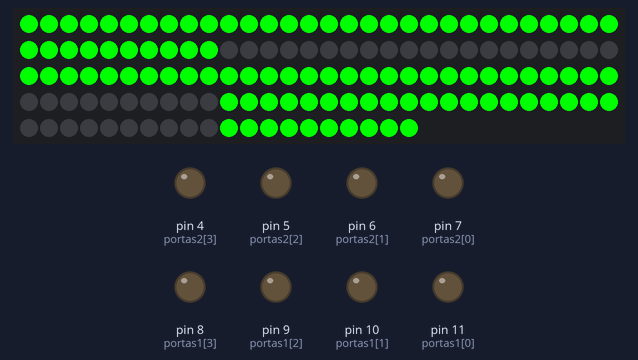
The sketch below on a simulated Arduino Uno, built with avr-gcc and run on an emulated ATmega328P. Parts: 140 RGB LEDs in strip order, left to right, continuing on the next row, output pins drawn as LEDs (lit = HIGH).

Above: at 0.9 s.
Timing chart, 0 to 2.4 s (numbered marks = the images above):
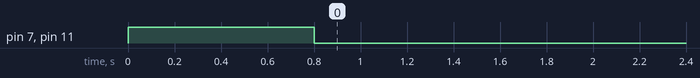

The sketch:

display_com_fita_2.ino
```cpp
#include <Adafruit_NeoPixel.h>
#include <SoftwareSerial.h>
#define PIN 13          // On Trinket or Gemma, suggest changing this to 1
#define NUMPIXELS 140  // Popular NeoPixel ring size
#define DELAYVAL 1     // Time (in milliseconds) to pause between pixels

#define um 3
#define alerta 2
//////////////////////////////////////////////////////////////////////////////////////////////////////////////
// variáveis
int vermelho = 0;
int verde = 255;
int azul = 0;
int velocidade = 0;
unsigned char a;
unsigned char b[13];
int dado;
int comtador;
int temp = 0;
char seguimento;

Adafruit_NeoPixel pixels(NUMPIXELS, PIN, NEO_GRB + NEO_KHZ800);

//////////////////////////////////////////////////////////////////////////////////////////////////////////////
// prototipo Funções

void Unidade(int nun);
void Decodifica(int numero);
void Seguimento(bool multiplo, char s);
SoftwareSerial mySerial(13, 12);
void contaTempo(void);
void Numero(int);
void Radar(void);
bool Manual(void);
void printVoltage(void);

byte portas1[] = { 11, 10, 9, 8 };
byte portas2[] = { 7, 6, 5, 4 };
byte num[10][4] = {
  { 0, 0, 0, 0 },
  { 0, 0, 0, 1 },
  { 0, 0, 1, 0 },
  { 0, 0, 1, 1 },
  { 0, 1, 0, 0 },
  { 0, 1, 0, 1 },
  { 0, 1, 1, 0 },
  { 0, 1, 1, 1 },
  { 1, 0, 0, 0 },
  { 1, 0, 0, 1 }
};
//////////////////////////////////////////////////////////////////////////////////////////////////////////////
// Confiruração
void setup() {
  pixels.begin();  // INITIALIZE NeoPixel strip object (REQUIRED)

  for (int i = 0; i < 4; i++)
    pinMode(portas1[i], OUTPUT);

  for (int j = 0; j < 4; j++)
    pinMode(portas2[j], OUTPUT);
  mySerial.begin(9600);
  Serial.begin(115200);
  //Serial.println("Pronto");
  Numero(88);
  digitalWrite(alerta, HIGH);
  digitalWrite(um, HIGH);
  //digitalWrite(um, HIGH);
  delay(800);
  Numero(0);
  digitalWrite(um, LOW);
  digitalWrite(alerta, LOW);
}
//////////////////////////////////////////////////////////////////////////////////////////////////////////////
// Loop Principal
void loop() {
  //Unidade(1);
  //seguimento = 'a';
  //Seguimento(seguimento);
 Decodifica(23);
  Radar();
  contaTempo();
}

void Seguimento(int multiplo, char s) {
  int digito = 0;
  if (multiplo) digito = 70;
  switch (s) {

    case 'a':
      for (int i = 0; i < 10; i++) {
        pixels.setPixelColor(i + digito, pixels.Color(azul, verde, vermelho));
        //pixels.show();
        //delay(velocidade);
      }
      break;

    case 'b':
      for (int i = 10; i < 20; i++) {
        pixels.setPixelColor(i + digito, pixels.Color(azul, verde, vermelho));
        //pixels.show();
        //delay(velocidade);
      }
      break;

    case 'c':
      for (int i = 20; i < 30; i++) {
        pixels.setPixelColor(i + digito, pixels.Color(azul, verde, vermelho));
        //pixels.show();
        //delay(velocidade);
      }
      break;
    case 'd':
      for (int i = 30; i < 40; i++) {
        pixels.setPixelColor(i + digito, pixels.Color(azul, verde, vermelho));
        //pixels.show();
        delay(velocidade);
      }
      break;
    case 'e':
      for (int i = 40; i < 50; i++) {
        pixels.setPixelColor(i + digito, pixels.Color(azul, verde, vermelho));
        //pixels.show();
        delay(velocidade);
      }
      break;
    case 'f':
      for (int i = 50; i < 60; i++) {
        pixels.setPixelColor(i + digito, pixels.Color(azul, verde, vermelho));
        //pixels.show();
        delay(velocidade);
      }
      break;
    case 'g':
      for (int i = 60; i < 70; i++) {
        pixels.setPixelColor(i + digito, pixels.Color(azul, verde, vermelho));
        //pixels.show();
        delay(velocidade);
      }
      break;
    case 'h':
      for (int i = 140; i < 160; i++) {
        pixels.setPixelColor(i + digito, pixels.Color(azul, verde, vermelho));
        pixels.show();
        delay(velocidade);
      }
      break;
  }
}

void Decodifica(int numero) {
  int dezena = numero / 10;
  int unidade = numero % 10;
  int multiplo = 0;
  int varredura = 2;
  numero = unidade;
 // Serial.print(numero);
  //Serial.print('unidade',unidade);

  for (int i = 0; i < varredura; i++) {
    int digito = unidade;
    switch (numero) {
      case 0:
        Seguimento(multiplo, 'a');
        Seguimento(multiplo, 'b');
        Seguimento(multiplo, 'c');
        Seguimento(multiplo, 'd');
        Seguimento(multiplo, 'e');
        Seguimento(multiplo, 'f');
        pixels.show();
        break;
      case 1:
        Seguimento(multiplo, 'b');
        Seguimento(multiplo, 'c');
        pixels.show();
        break;
      case 2:
        Seguimento(multiplo, 'a');
        Seguimento(multiplo, 'b');
        Seguimento(multiplo, 'd');
        Seguimento(multiplo, 'e');
        Seguimento(multiplo, 'g');
        pixels.show();
        break;
      case 3:
        Seguimento(multiplo, 'a');
        Seguimento(multiplo, 'b');
        Seguimento(multiplo, 'c');
        Seguimento(multiplo, 'd');
        Seguimento(multiplo, 'g');
        pixels.show();
        break;
      case 4:
        Seguimento(multiplo, 'b');
        Seguimento(multiplo, 'c');
        pixels.show();
        break;
      case 5:
        Seguimento(multiplo, 'a');
        Seguimento(multiplo, 'c');
        Seguimento(multiplo, 'd');
        Seguimento(multiplo, 'f');
        Seguimento(multiplo, 'g');
        pixels.show();
        break;
      case 6:
        Seguimento(multiplo, 'a');
        Seguimento(multiplo, 'c');
        Seguimento(multiplo, 'd');
        Seguimento(multiplo, 'e');
        Seguimento(multiplo, 'f');
        Seguimento(multiplo, 'g');
        break;
      case 7:
        Seguimento(multiplo, 'a');
        Seguimento(multiplo, 'b');
        Seguimento(multiplo, 'c');
        pixels.show();
        break;
      case 8:
        Seguimento(multiplo, 'a');
        Seguimento(multiplo, 'b');
        Seguimento(multiplo, 'c');
        Seguimento(multiplo, 'd');
        Seguimento(multiplo, 'e');
        Seguimento(multiplo, 'f');
        Seguimento(multiplo, 'g');
        pixels.show();
        break;
      case 9:
        Seguimento(multiplo, 'a');
        Seguimento(multiplo, 'b');
        Seguimento(multiplo, 'c');
        Seguimento(multiplo, 'd');
        Seguimento(multiplo, 'f');
        Seguimento(multiplo, 'g');
        pixels.show();
        break;
        pixels.show();
        break;
    }
    if (dezena > 0) {
      multiplo = 1;
      numero = dezena;
      varredura = dezena;
    }
  }
}

void printVoltage() {


  int value = 0;
  int previous_millis = 25;
  int loop_time = 87;

  // escreve o resultado
  if (Serial.availableForWrite()) {
    String outstr = String(String(dado, DEC) + "," + String(loop_time, DEC) + "," + String(value, DEC));
    Serial.println(outstr);
  }
}

/////////////////////////////////////////////////////////////////////////////////////////
void Numero(int valor) {
  int dezena = valor / 10;
  int unidade = valor % 10;

  for (int i = 0; i < 4; i++) {
    digitalWrite(portas1[i], num[dezena][i]);
    digitalWrite(portas2[i], num[unidade][i]);
  }
}
/////////////////////////////////////////////////////////////////////////////////////////
void Radar(void) {

  while (mySerial.available() >= 12) {  // Verifica se há 12 bytes disponíveis
    byte dados[12];                     // Array para armazenar os dados recebidos
    mySerial.readBytes(dados, 12);      // Lê 12 bytes da porta serial

    if (dados[1] == 85) {
      //Serial.print("dado = ");
      //Serial.println(dado);
      for (int i = 0; i < 12; i++) {
        dado = dados[i];  // Converte o byte para inteiro
        //Serial.print(dado);
        //Serial.print(" ");
        if (i == 6) {  // Imprime o sexto elemento do array
          //Serial.print("dado ");
          //Serial.print(dado);
          //Serial.println("");
          if ((temp == 0) || (temp < dado)) {
            temp = dado;
            //Serial.print("Vel. ");
            printVoltage();
            //Serial.println(dado);
            //envia = String(dado, DEC);
            //Serial.println(envia);
            Numero(dado);
            if (dado > 20) {
              digitalWrite(alerta, HIGH);
              //Serial.println("auto");
              //Serial.println(" ");
            }
          }
        }
      }
    }
    //Serial.println("");
  }
}
/////////////////////////////////////////////////////////////////////////////////////////
void contaTempo() {
  static unsigned long lastTime1 = 0;
  unsigned long currentTime = millis();  // guarda o tempo atual
  static unsigned long intevaloDeContagem = 5000;

  if ((currentTime - lastTime1) >= intevaloDeContagem) {  // verifica se já passaram 500ms desde a última mudança
    lastTime1 = currentTime;
    comtador++;
    Numero(0);
    temp = 0;
    //digitalWrite(alerta, LOW);
    //Serial.println("Zero");
  }
}
```
